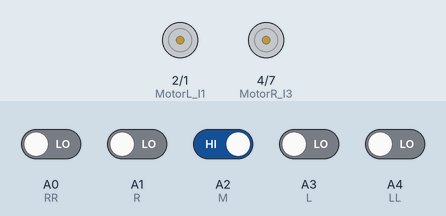
Recording of a sketch running on a simulated Arduino Uno, built with avr-gcc and run on an emulated ATmega328P. On the bench: motor-driver pin pairs drawn as motors (green arrow = first pin HIGH = forward, orange = second pin HIGH = backward, longer = more drive, scaled by the enable pin). The inputs (shaded band) are chosen by the test bench; at power-on: A2 (M) HIGH, A0 (RR), A1 (R), A3 (L), A4 (LL) LOW.

Above: at 1.2 s.
1.3 s: A2 (M) driven LOW
At 3.3 s:
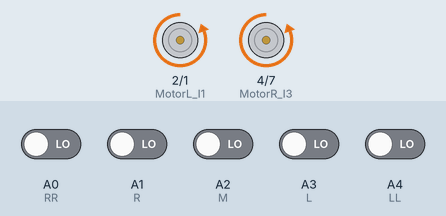
4.3 s: A0 (RR) driven HIGH
At 4.46 s:
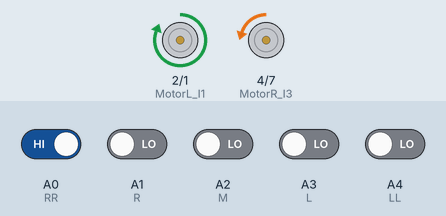
At 5.9 s:
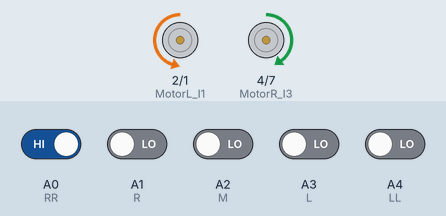
6.7 s: A2 (M) driven HIGH
At 9.6 s:
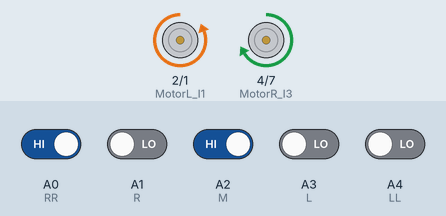
9.7 s: A3 (L) driven HIGH
12.7 s: A0 (RR) driven LOW
15.7 s: A4 (LL) driven HIGH
Timing chart, 0 to 19.7 s (numbered marks = the images above; inputs shaded):
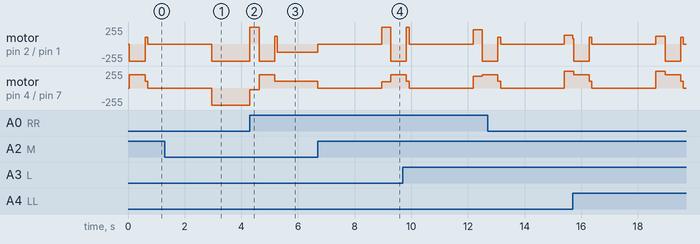

Measured:
- after the input at 6.7 s, motor on pin 2 (MotorL_I1) / pin 1 (MotorL_I2): backward 120/255 → stopped at once, → forward 255/255 2.3 s later, → backward 255/255 0.33 s later; motor on pin 4 (MotorR_I3) / pin 7 (MotorR_I4): forward 100/255 → stopped at once, → forward 96/255 2.3 s later, → forward 200/255 0.33 s later

The sketch:

final_project.ino
```cpp
/***************************************************************************/
// File       [final_project.ino]
// Author     [Erik Kuo]
// Synopsis   [Code for managing main process]
// Functions  [setup, loop, Search_Mode, Hault_Mode, SetState]
// Modify     [2020/03/27 Erik Kuo]
/***************************************************************************/

#define DEBUG // debug flag

// for BlueTooth
#include <SoftwareSerial.h>
// for RFID
#include <SPI.h>
#include <MFRC522.h>
#include <Wire.h>

/*===========================define pin & create module object================================*/
// BlueTooth
SoftwareSerial BT(3, 8); // TX,RX on bluetooth module, 請按照自己車上的接線寫入腳位
// L298N, 請按照自己車上的接線寫入腳位(左右不一定要跟註解寫的一樣)
int MotorL_I1 = 2;   //定義 I1 接腳（左）
int MotorL_I2 = 1;   //定義 I2 接腳（左）
int MotorR_I3 = 4;   //定義 I3 接腳（右）
int MotorR_I4 = 7;   //定義 I4 接腳（右）
int MotorL_PWML = 6; //定義 ENA (PWM調速) 接腳
int MotorR_PWMR = 5; //定義 ENB (PWM調速) 接腳
// 循線模組, 請按照自己車上的接線寫入腳位
int LL = A4;
int L = A3;
int M = A2;
int R = A1;
int RR = A0;
// RFID, 請按照自己車上的接線寫入腳位
int RST_PIN = 9;                  // 讀卡機的重置腳位
int SS_PIN = 10;                  // 晶片選擇腳位
MFRC522 mfrc522(SS_PIN, RST_PIN); // 建立MFRC522物件
bool in_node = false;
bool deal_with_node = false;
/*===========================define pin & create module object===========================*/

/*============setup============*/
void setup()
{
  //bluetooth initialization
  BT.begin(9600);
  //Serial window
  //Serial.begin(9600);
  //RFID initial
  SPI.begin();
  mfrc522.PCD_Init();
  //L298N pin
  pinMode(MotorL_I1, OUTPUT);
  pinMode(MotorL_I2, OUTPUT);
  pinMode(MotorR_I3, OUTPUT);
  pinMode(MotorR_I4, OUTPUT);
  pinMode(MotorL_PWML, OUTPUT);
  pinMode(MotorR_PWMR, OUTPUT);
  //tracking pin
  pinMode(LL, INPUT);
  pinMode(L, INPUT);
  pinMode(M, INPUT);
  pinMode(R, INPUT);
  pinMode(RR, INPUT);
#ifdef DEBUG
  Serial.println("Start!");
#endif
}
/*============setup============*/

/*=====Import header files=====*/
#include "RFID.h"
#include "track.h"
#include "bluetooth.h"
#include "node.h"
/*=====Import header files=====*/

/*===========================initialize variables===========================*/
int rr = 0, r = 0, m = 0, l = 0, ll = 0; //紅外線模組的讀值(0->white,1->black)
int _Tp = 180;                           //set your own value for motor power
bool state = true;                      //set state to false to halt the car, set state to true to activate the car
BT_CMD _cmd = NOTHING;                   //enum for bluetooth message, reference in bluetooth.h line 2
/*===========================initialize variables===========================*/

/*===========================declare function prototypes===========================*/
void Search();   // search graph
void SetState(); // switch the state
/*===========================declare function prototypes===========================*/

/*===========================define function===========================*/
void loop()
{/*
  if (!state){
    MotorWriting(0, 0);
    Search();
  }
  SetState();*/
  do_command(BT_CMD::U_TURN);
}


void SetState()
{
  // TODO:
  // 1. Get command from bluetooth
  // 2. Change state if need
  ll = digitalRead(LL);
  l = digitalRead(L);
  m = digitalRead(M);
  r = digitalRead(R);
  rr = digitalRead(RR);
  //Serial.println(ll + l + m + r + rr);
  if ((ll + l + m + r + rr) >= 4)
  {
    in_node = true;
    _Tp = 110;
    tracking(ll, l, m, r, rr);
  }
  else if (in_node && !deal_with_node)
  {
    state = false;
    in_node = false;
    deal_with_node = true;
  }
  else if (deal_with_node)
  {
    // let node do things
    do_command(_cmd);
    _cmd = NOTHING;
    state = true;
    deal_with_node = false;
    _Tp = 180;
  }
  else
  {
    state = true;
    tracking(ll, l, m, r, rr);
  }

}

void Search()
{
  // TODO: let your car search graph(maze) according to bluetooth command from computer(python code)
  Serial.println("Search");
  send_msg('n');

  while (_cmd == 0)
  {
    _cmd = ask_BT();
  }
  state = true;
}
/*===========================define function===========================*/
```

RFID.h
```cpp
/***************************************************************************/
// File       [RFID.h]
// Author     [Erik Kuo]
// Synopsis   [Code for getting UID from RFID card]
// Functions  [rfid]
// Modify     [2020/03/27 Erik Kuo]
/***************************************************************************/

/*===========================don't change anything in this file===========================*/

#include <SPI.h>
#include <MFRC522.h>     // 引用程式庫
/* pin---- SDA:9 SCK:13 MOSI:11 MISO:12 GND:GND RST:define on your own  */

byte* rfid(byte& idSize) {
    // 確認是否有新卡片
    if (mfrc522.PICC_IsNewCardPresent() && mfrc522.PICC_ReadCardSerial()) {
      byte *id = mfrc522.uid.uidByte;   // 取得卡片的UID
      idSize = mfrc522.uid.size;   // 取得UID的長度

      //Serial.print("PICC type: ");      // 顯示卡片類型
      // 根據卡片回應的SAK值（mfrc522.uid.sak）判斷卡片類型
      //MFRC522::PICC_Type piccType = mfrc522.PICC_GetType(mfrc522.uid.sak);
      //Serial.println(mfrc522.PICC_GetTypeName(piccType));
      #ifdef DEBUG
      Serial.print("UID Size: ");       // 顯示卡片的UID長度值
      Serial.println(idSize);
      for (byte i = 0; i < idSize; i++) {  // 逐一顯示UID碼
        Serial.print("id[");
        Serial.print(i);
        Serial.print("]: ");
        Serial.println(id[i], HEX);       // 以16進位顯示UID值
      }
      Serial.println();
      #endif
      mfrc522.PICC_HaltA();  // 讓卡片進入停止模式
      return id;
    }
    return 0;
}
```

bluetooth.h
```cpp
/***************************************************************************/
// File			  [bluetooth.h]
// Author		  [Erik Kuo]
// Synopsis		[Code for bluetooth communication]
// Functions  [ask_BT, send_msg, send_byte]
// Modify		  [2020/03/27 Erik Kuo]
/***************************************************************************/

/*if you have no idea how to start*/
/*check out what you have learned from week 2*/

#include <SoftwareSerial.h>
enum BT_CMD
{
  NOTHING,
  ADVANCE,
  U_TURN,
  TURN_RIGHT,
  TURN_LEFT,
  HALT,
  BACK
};

BT_CMD ask_BT()
{
  BT_CMD message = NOTHING;
  char cmd;
  if (BT.available())
  {
    // TODO:
    // 1. get cmd from SoftwareSerial object: BT
    // 2. link bluetooth message to your own command type
    cmd = BT.read();
    if (cmd == '1')
      message = ADVANCE;
    if (cmd == '2')
      message = U_TURN;
    if (cmd == '3')
      message = TURN_RIGHT;
    if (cmd == '4')
      message = TURN_LEFT;
    if (cmd == '5')
      message = HALT;
    if (cmd == '6')
      message = BACK;
#ifdef DEBUG
    Serial.print("cmd : ");
    Serial.println(cmd);
#endif
  }
  return message;
} // ask_BT

// send msg back through SoftwareSerial object: BT
// can use send_byte alternatively to send msg back
// (but need to convert to byte type)
void send_msg(const char &msg)
{
  // TODO:
  BT.write(msg);
  Serial.print("Sent message:");
  Serial.println(msg);
} // send_msg

// send UID back through SoftwareSerial object: BT
void send_byte(byte *id, byte &idSize)
{
  for (byte i = 0; i < idSize; i++)
  { // Send UID consequently.
    BT.write(id[i]);
  }
#ifdef DEBUG
  Serial.print("Sent id: ");
  for (byte i = 0; i < idSize; i++)
  { // Show UID consequently.
    Serial.print(id[i], HEX);
  }
  Serial.println();
#endif
} // send_byte
```

node.h
```cpp
/***************************************************************************/
// File			  [node.h]
// Author		  [Erik Kuo, Joshua Lin]
// Synopsis		[Code for managing car movement when encounter a node]
// Functions  [/* add on yout own! */]
// Modify		  [2020/03/027 Erik Kuo]
/***************************************************************************/

#include <SoftwareSerial.h>
#include <Wire.h>
/*===========================import variable===========================*/
int extern rr, r, m, l, ll, M, L, LL, R, RR;
int extern _Tp;
int extern MotorL_I1;
int extern MotorL_I2;
int extern MotorR_I3;
int extern MotorR_I4;
int extern MotorL_PWML;
int extern MotorR_PWMR;
int time_for_rotate = 270;
/*===========================import variable===========================*/

// TODO: add some function to control your car when encounter a node
// here are something you can try: left_turn, right_turn... etc.
void do_ADVANCE()
{
    int times = 0;
    while(times <= 1000){
      ll = digitalRead(LL);
      l = digitalRead(L);
      m = digitalRead(M);
      r = digitalRead(R);
      rr = digitalRead(RR);
      bool on_line = tracking_advance(ll,l,m,r,rr);
      if(on_line){
        times ++;
      }else{
        times = 0;
      }
    }
}

void do_TURN_RIGHT()
{

    MotorWriting(120, -255);
    delay(280);
    MotorWriting(100, 100);
    delay(100);
    MotorWriting(100, -155);
    while(digitalRead(M) != 1);
    MotorWriting(0,0);
    do_ADVANCE();
    MotorWriting(0,0);
    /*
    MotorWriting(-255, 150);
    delay(850);
    MotorWriting(-100, 100);
    while(digitalRead(M) != 1);
    MotorWriting(0, 0);
    do_ADVANCE();*/
}

void do_TURN_LEFT()
{
    MotorWriting(-255, 200);
    delay(300);
    MotorWriting(100, 100);
    delay(100);
    MotorWriting(-120, 100);
    while(digitalRead(M) != 1);
    MotorWriting(0,0);
    do_ADVANCE();
    MotorWriting(0,0);
}
void do_U_TURN(){
    MotorWriting(-255, 200);
    delay(550);
    MotorWriting(100, 100);
    delay(100);
    MotorWriting(-120, 100);
    while(digitalRead(M) != 1);
    MotorWriting(0,0);
    byte a =0;
    int counting = 0;
    while(a == 0 && counting < 50){
      byte* A = rfid(a);
      counting ++;
      if(a!=0)
        send_byte(A,mfrc522.uid.size);
    }
    delay(1000);
    do_ADVANCE();
    MotorWriting(0, 0);
}
void do_BACK()
{
  do_TURN_LEFT();
  do_ADVANCE();
  MotorWriting(0,0);
  bool in_node = false;
  bool deal_with_node = false;
  while(!in_node || !deal_with_node){
    ll = digitalRead(LL);
    l = digitalRead(L);
    m = digitalRead(M);
    r = digitalRead(R);
    rr = digitalRead(RR);
    MotorWriting(-100, -100);
    if ((ll + l + m + r + rr) >= 4)
    {
      in_node = true;
    }
    else if(in_node)
    {
      deal_with_node = true;
      MotorWriting(0,0);
      byte a =0;
      int counting = 0;
      while(a == 0 && counting < 50){
        byte* A = rfid(a);
        counting ++;
        if(a!=0)
          send_byte(A,mfrc522.uid.size);
      }
      delay(2000);
    }
  }

}

void do_HALT()
{
    MotorWriting(0, 0);
    delay(10000);
}
void do_command(BT_CMD cmd)
{
    if (cmd == 1)
    {
        do_ADVANCE();
    }
    if (cmd == 2)
    {
        do_U_TURN();
    }
    if (cmd == 3)
    {
        do_TURN_RIGHT();
    }
    if (cmd == 4)
    {
        do_TURN_LEFT();
    }
    if (cmd == 5)
    {
        do_HALT();
    }
    if (cmd == 6)
    {
        do_BACK();
    }
}
```

track.h
```cpp
/***************************************************************************/
// File			  [track.h]
// Author		  [Erik Kuo]
// Synopsis		[Code used for tracking]
// Functions  [MotorWriting, MotorInverter, tracking]
// Modify		  [2020/03/27 Erik Kuo]
/***************************************************************************/

#include <SoftwareSerial.h>
#include <Wire.h>

/*if you have no idea how to start*/
/*check out what you have learned from week 1 & 6*/
/*feel free to add your own function for convenience*/

/*===========================import variable===========================*/
int extern _Tp;
int extern MotorL_I1;
int extern MotorL_I2;
int extern MotorR_I3;
int extern MotorR_I4;
int extern MotorL_PWML;
int extern MotorR_PWMR;
double sum_error = 0;
double old_error;
/*===========================import variable===========================*/

// Handle negative motor_PWMR value.
void MotorInverter(double &motor, bool &dir)
{
  //Hint: the value of motor_PWMR must between 0~255, cannot write negative value.
  if (motor < 0)
  {
    motor = -motor;
    dir = true;
  }
  if (motor > 255.0)
  {
    motor = 255.0;
  }
} // MotorInverter

// Write the voltage to motor.
void MotorWriting(double vL, double vR)
{
  bool L_inv = false;
  bool R_inv = false;
  MotorInverter(vL, L_inv);
  MotorInverter(vR, R_inv);
  if (L_inv)
  {
    digitalWrite(MotorL_I1, LOW);
    digitalWrite(MotorL_I2, HIGH);
  }
  else
  {
    digitalWrite(MotorL_I1, HIGH);
    digitalWrite(MotorL_I2, LOW);
  }
  if (R_inv)
  {
    digitalWrite(MotorR_I3, LOW);
    digitalWrite(MotorR_I4, HIGH);
  }
  else
  {
    digitalWrite(MotorR_I3, HIGH);
    digitalWrite(MotorR_I4, LOW);
  }
  analogWrite(MotorL_PWML, vL);
  analogWrite(MotorR_PWMR, vR);

} // MotorWriting

// P/PID control Tracking
void tracking(int ll, int l, int m, int r, int rr)
{
  // find your own parameters!
  double _w1 = -20; //
  double _w2 = -10; //
  double _w3 = 0;   //
  double _Kp = 1;   // p term parameter
  double _Kd = 0.3; // d term parameter (optional)
  double _Ki = 0;   // i term parameter (optional) (Hint: 不要調太大)
  double error = ll * _w1 + l * _w2 + m * _w3 + r * (-_w2) + rr * (-_w1);

  // 馬達左右轉速原始值(從PID control 計算出來)。Between -255 to 255.
  double adj_R = 0.80;
  double adj_L = 1.2 ; // 馬達轉速修正係數。MotorWriting(_Tp,_Tp)如果歪掉就要用參數修正。

  // TODO: complete your P/PID tracking code

  int total = ll + l + m + r + rr;
  double mul = 10;
  if (total != 0)
    mul /= total;
  else{
    MotorWriting(-255, -255);
    return;
  }
  error *= mul;

  double d_error = error - old_error;
  sum_error += error;
  double vR = _Tp - error * _Kp - d_error * _Kd - sum_error * _Ki;
  double vL = _Tp + error * _Kp + d_error * _Kd + sum_error * _Ki;

  // end TODO
  MotorWriting(adj_L * vL, adj_R * vR);
  old_error = error;
} // tracking

bool tracking_advance(int ll, int l, int m, int r, int rr)
{
  // find your own parameters!
  double _w1 = -20; //
  double _w2 = -10; //
  double _w3 = 0;   //
  double _Kp = 1;   // p term parameter
  double _Kd = 0.3; // d term parameter (optional)
  double _Ki = 0;   // i term parameter (optional) (Hint: 不要調太大)
  double error = ll * _w1 + l * _w2 + m * _w3 + r * (-_w2) + rr * (-_w1);

  // 馬達左右轉速原始值(從PID control 計算出來)。Between -255 to 255.
  double adj_R = 1.2;
  double adj_L = 1.0; // 馬達轉速修正係數。MotorWriting(_Tp,_Tp)如果歪掉就要用參數修正。

  // TODO: complete your P/PID tracking code

  int total = ll + l + m + r + rr;
  double mul = 10;
  if (total != 0 && total <4)
    mul /= total;
  else if (total >=4){
    MotorWriting(100,100);
    return false;
    }else {
    MotorWriting(-255, -255);
    return false;
  }
  error *= mul;

  double d_error = error - old_error;
  sum_error += error;
  double vR = _Tp - error * _Kp - d_error * _Kd - sum_error * _Ki;
  double vL = _Tp + error * _Kp + d_error * _Kd + sum_error * _Ki;

  // end TODO
  MotorWriting(adj_L * vL, adj_R * vR);
  old_error = error;
  return true;
} // tracking
```
